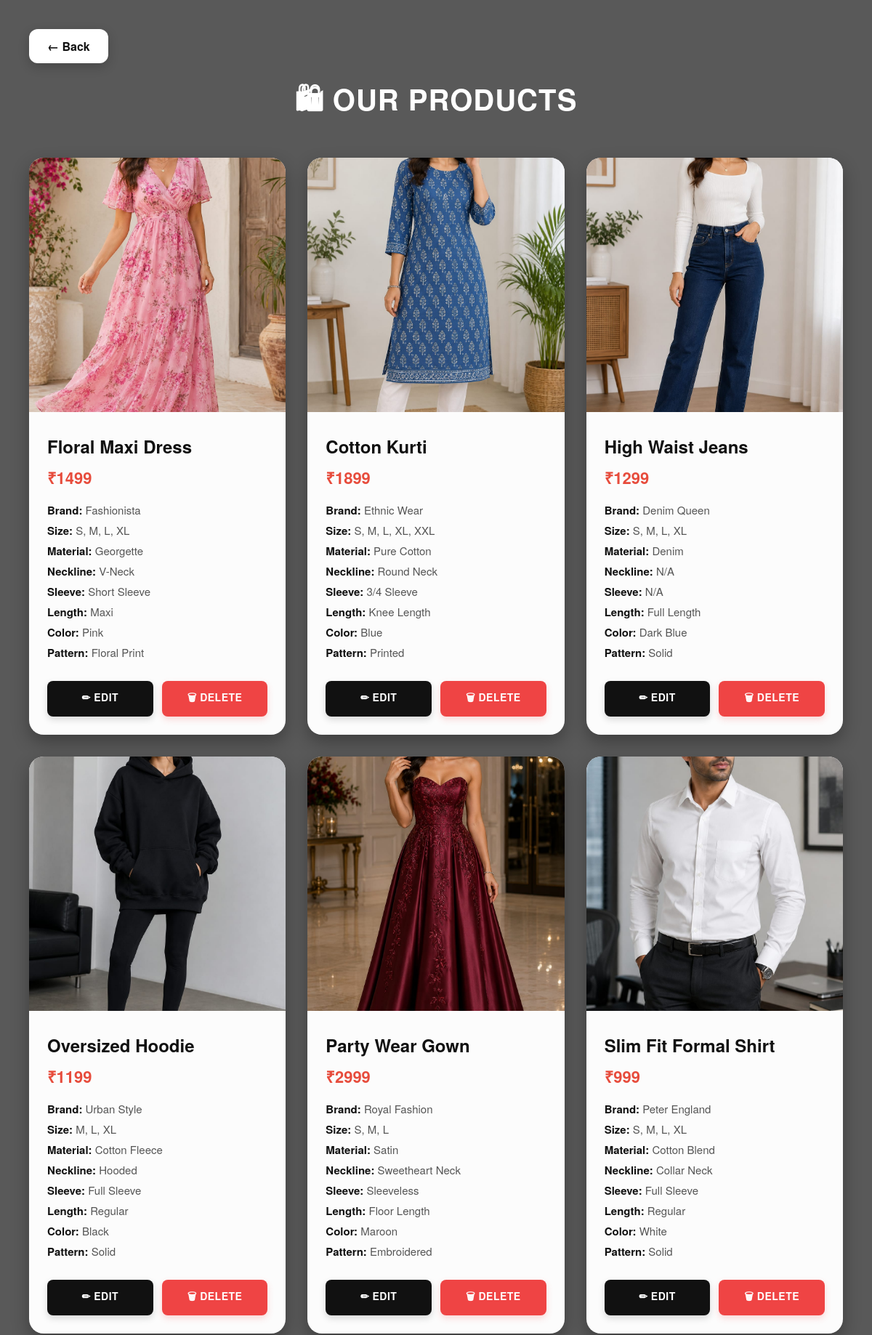
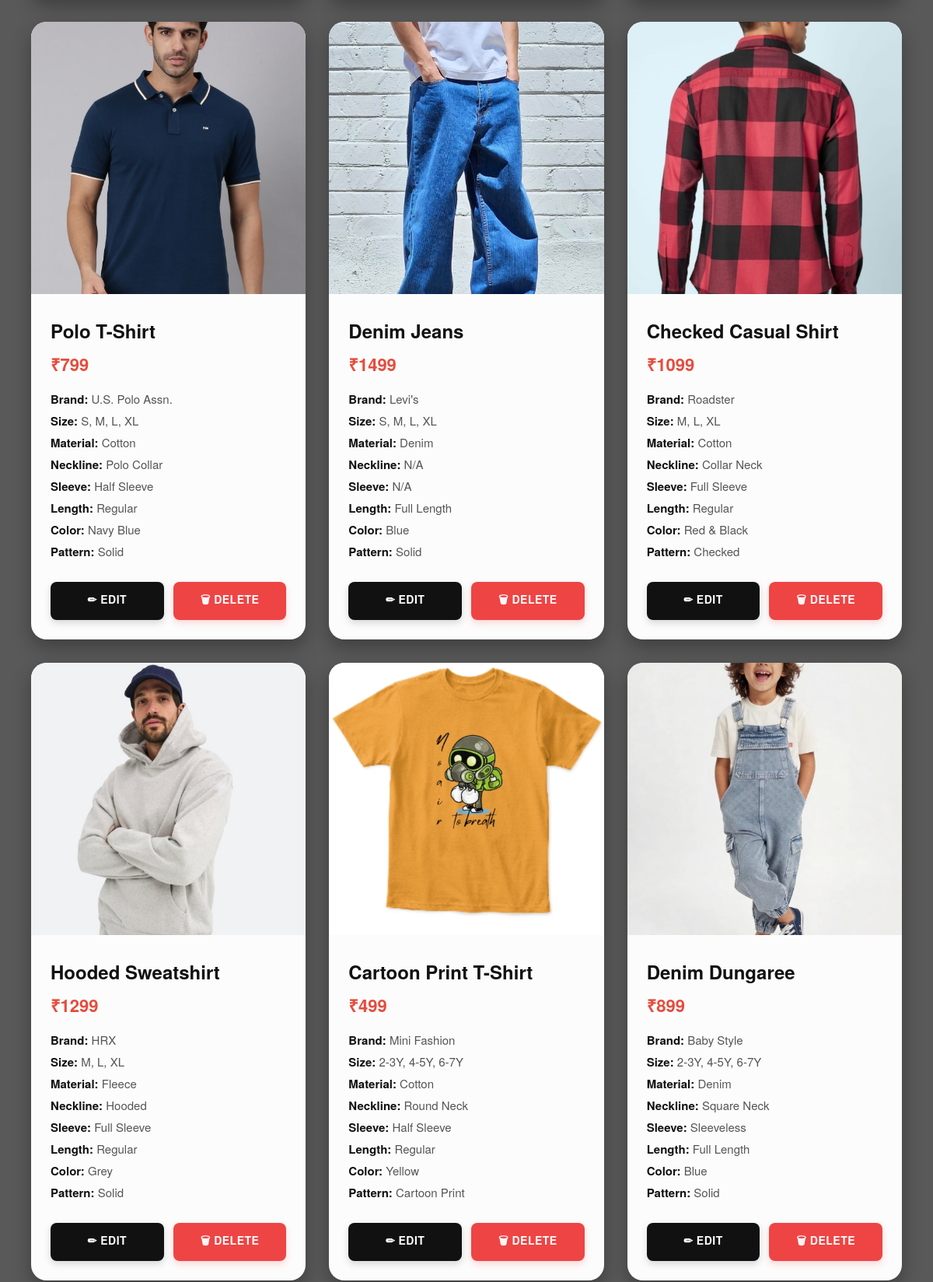
Page /productlist_admin/ (upper part) on the committed database (2 pictures, top to bottom).
### specksapp/models.py (models this page shows)
class dress(models.Model):
    name =  models.CharField(max_length=25,null=True,blank=True)
    user = models.ForeignKey('shopowner_register',on_delete=models.CASCADE,null=True,blank=True)
    price = models.IntegerField(null=True,blank=True)
    brand = models.CharField(max_length=25,null=True,blank=True)
    size = models.CharField(null=True,blank=True)
    material = models.CharField(max_length=25,null=True,blank=True)
    neckline = models.CharField(max_length=25,null=True,blank=True)
    sleeve_length = models.CharField(max_length=25,null=True,blank=True)
    length = models.CharField(null=True,blank=True)
    color = models.CharField(max_length=25,null=True,blank=True)
    pattern = models.CharField(max_length=25,null=True,blank=True)
    image = models.FileField(upload_to='images/',null=True,blank=True)
    discription =  models.CharField(max_length=150,null=True,blank=True)
    quantity = models.IntegerField(default=50)

### specksapp/views.py (the view)
# urls.py: path('productlist_admin/',views.productlist_admin,name='productlist_admin'),
def productlist_admin(request):
    product = models.dress.objects.all()
    return render(request,'productlist_admin.html',{'product':product})

### specksapp/templates/productlist_admin.html (shortened to what this page needs)
<!DOCTYPE html>
<html lang="en">
<head>
</head>
<body>
    <a href="/adminhome/" class="back-btn">← Back</a>
    <div class="heading">
        <h1>🛍 Our Products</h1>
    </div>
    <div class="product-container">
        {% for p in product %}
        <div class="product-card">
            {% if p.image %}
                <img src="{{ p.image.url }}" alt="{{ p.name }}">
            {% endif %}
            <div class="product-info">
                <div class="product-name">{{ p.name }}</div>
                <div class="price">₹{{ p.price }}</div>
                <div class="details">
                    <p><span>Brand:</span> {{ p.brand }}</p>
                    <p><span>Size:</span> {{ p.size }}</p>
                    <p><span>Material:</span> {{ p.material }}</p>
                    <p><span>Neckline:</span> {{ p.neckline }}</p>
                    <p><span>Sleeve:</span> {{ p.sleeve_length }}</p>
                    <p><span>Length:</span> {{ p.length }}</p>
                    <p><span>Color:</span> {{ p.color }}</p>
                    <p><span>Pattern:</span> {{ p.pattern }}</p>
                </div>
                <div class="action-buttons">
                    <a href="/editproduct/{{ p.id }}/" class="edit-btn">✏ Edit</a>
                    <a href="/deleteproduct/{{ p.id }}/"
                       class="delete-btn"
                       onclick="return confirm('Are you sure you want to delete this product?')">
                       🗑 Delete
                    </a>
                </div>
            </div>
        </div>
        {% empty %}
        <div class="empty">
            No Products Found
        </div>
        {% endfor %}
    </div>
</body>
</html>

### specksapp/templates/productlist_admin.html (style rules this page uses)
* { margin: 0; padding: 0; box-sizing: border-box; font-family: 'Helvetica Neue', Arial, sans-serif; }
body { background: linear-gradient(rgba(0, 0, 0, 0.65), rgba(0, 0, 0, 0.65)), url('https://images.unsplash.com/photo-1441986300917-64674bd600d8?auto=format&fit=crop&w=1950&q=80') no-repeat center center fixed; background-size: cover; min-height: 100vh; padding: 40px; }
.back-btn { display: inline-block; margin-bottom: 20px; padding: 12px 25px; background: #ffffff; color: #111111; text-decoration: none; border-radius: 12px; font-weight: 600; transition: all 0.3s ease; box-shadow: 0 5px 15px rgba(0, 0, 0, 0.2); }
.heading { text-align: center; margin-bottom: 40px; }
.heading h1 { color: #ffffff; font-size: 40px; font-weight: 600; letter-spacing: 1px; text-transform: uppercase; }
.product-container { display: grid; grid-template-columns: repeat(auto-fit, minmax(300px, 1fr)); gap: 30px; max-width: 1400px; margin: 0 auto; }
.product-card { background: rgba(255, 255, 255, 0.98); border-radius: 20px; overflow: hidden; box-shadow: 0 10px 25px rgba(0, 0, 0, 0.3); transition: 0.3s; }
.product-card img { width: 100%; height: 350px; object-fit: cover; }
.product-info { padding: 25px; }
.product-name { font-size: 24px; font-weight: bold; color: #111111; margin-bottom: 10px; }
.price { color: #e74c3c; font-size: 22px; font-weight: bold; margin-bottom: 15px; }
.details { color: #555; line-height: 1.8; font-size: 15px; }
.details span { font-weight: bold; color: #111111; }
.action-buttons { display: flex; gap: 12px; margin-top: 25px; }
.edit-btn, .delete-btn { flex: 1; text-align: center; text-decoration: none; padding: 12px; border-radius: 8px; color: white; font-weight: 600; font-size: 14px; text-transform: uppercase; letter-spacing: 0.5px; transition: all 0.3s ease; }
.edit-btn { background: #111111; box-shadow: 0 4px 10px rgba(0, 0, 0, 0.15); }
.delete-btn { background: #ef4444; box-shadow: 0 4px 10px rgba(239, 68, 68, 0.2); }

### rows in the picture
dress: image (picture), name "Floral Maxi Dress", price "1499", brand "Fashionista", size "S, M, L, XL", material "Georgette", neckline "V-Neck", sleeve_length "Short Sleeve", length "Maxi", color "Pink", pattern "Floral Print"
dress: image (picture), name "Cotton Kurti", price "1899", brand "Ethnic Wear", size "S, M, L, XL, XXL", material "Pure Cotton", neckline "Round Neck", sleeve_length "3/4 Sleeve", length "Knee Length", color "Blue", pattern "Printed"
dress: image (picture), name "High Waist Jeans", price "1299", brand "Denim Queen", size "S, M, L, XL", material "Denim", neckline "N/A", sleeve_length "N/A", length "Full Length", color "Dark Blue", pattern "Solid"
dress: image (picture), name "Oversized Hoodie", price "1199", brand "Urban Style", size "M, L, XL", material "Cotton Fleece", neckline "Hooded", sleeve_length "Full Sleeve", length "Regular", color "Black", pattern "Solid"
dress: image (picture), name "Party Wear Gown", price "2999", brand "Royal Fashion", size "S, M, L", material "Satin", neckline "Sweetheart Neck", sleeve_length "Sleeveless", length "Floor Length", color "Maroon", pattern "Embroidered"
dress: image (picture), name "Slim Fit Formal Shirt", price "999", brand "Peter England", size "S, M, L, XL", material "Cotton Blend", neckline "Collar Neck", sleeve_length "Full Sleeve", length "Regular", color "White", pattern "Solid"
dress: image (picture), name "Polo T-Shirt", price "799", brand "U.S. Polo Assn.", size "S, M, L, XL", material "Cotton", neckline "Polo Collar", sleeve_length "Half Sleeve", length "Regular", color "Navy Blue", pattern "Solid"
dress: image (picture), name "Denim Jeans", price "1499", brand "Levi's", size "S, M, L, XL", material "Denim", neckline "N/A", sleeve_length "N/A", length "Full Length", color "Blue", pattern "Solid"
dress: image (picture), name "Checked Casual Shirt", price "1099", brand "Roadster", size "M, L, XL", material "Cotton", neckline "Collar Neck", sleeve_length "Full Sleeve", length "Regular", color "Red & Black", pattern "Checked"
dress: image (picture), name "Hooded Sweatshirt", price "1299", brand "HRX", size "M, L, XL", material "Fleece", neckline "Hooded", sleeve_length "Full Sleeve", length "Regular", color "Grey", pattern "Solid"
dress: image (picture), name "Cartoon Print T-Shirt", price "499", brand "Mini Fashion", size "2-3Y, 4-5Y, 6-7Y", material "Cotton", neckline "Round Neck", sleeve_length "Half Sleeve", length "Regular", color "Yellow", pattern "Cartoon Print"
dress: image (picture), name "Denim Dungaree", price "899", brand "Baby Style", size "2-3Y, 4-5Y, 6-7Y", material "Denim", neckline "Square Neck", sleeve_length "Sleeveless", length "Full Length", color "Blue", pattern "Solid"
